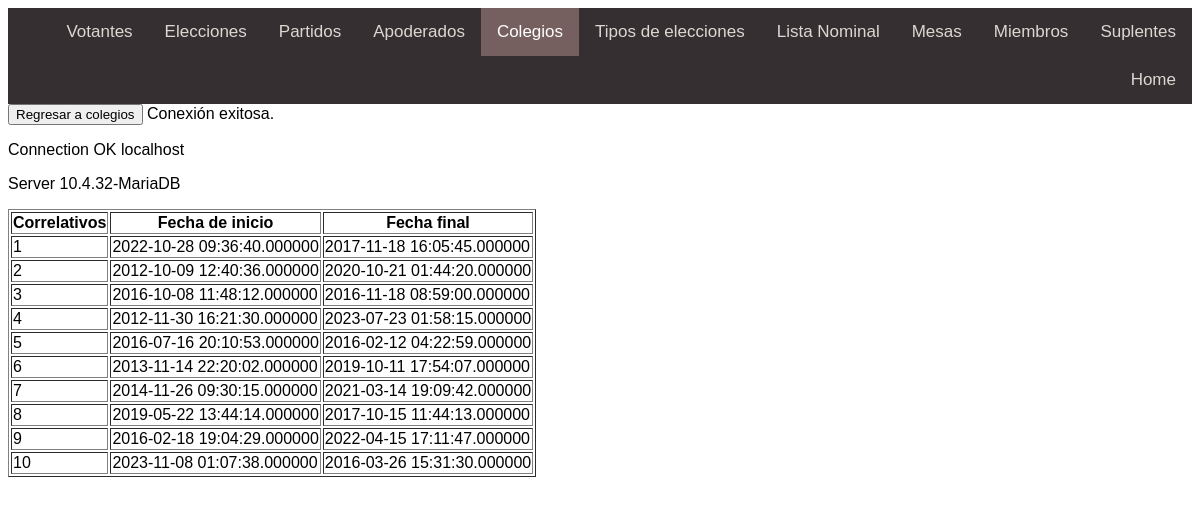
Page /frontend/VerColegios.php on the committed database.
### tables this page shows
CREATE TABLE
IF NOT EXISTS `colegio`
(
  `noCorrelativos` INT
(11) NOT NULL,
  `fechaInicio` TIMESTAMP
(6) NOT NULL,
  `fechaFin` TIMESTAMP
(6) NOT NULL,
  `cantElectores` INT
(11) NULL DEFAULT NULL,
  PRIMARY KEY
(`noCorrelativos`));

### frontend/VerColegios.php (the view, shortened to what this page needs)
<!DOCTYPE html>
<html lang="en" dir="ltr" style="font-family:Arial">
    <link rel="stylesheet" href="style.css">
    <head>
    </head>
    <header>
        <div class="topnav">
            <a href = "Suplente.php">Suplentes</a>
            <a href = "Miembros.php">Miembros</a>
            <a href = "Mesas.php">Mesas</a>
            <a href = "ListaNominal.php">Lista Nominal</a>
            <a href = "TiposdeEleccion.php">Tipos de elecciones</a>
            <a class = "active" href = "Colegio.php">Colegios</a>
            <a href = "Apoderado.php">Apoderados</a>
            <a href = "Partidos.php">Partidos</a>
            <a href = "Elecciones.php">Elecciones</a>
            <a href = "Votantes.php">Votantes</a>
            <a href="home.php">Home</a>
        </div>
    </header>
    <body>
    <button onclick="window.location.href = 'Colegio.php';">Regresar a colegios</button>
    <?php
        $enlace = mysqli_connect("127.0.0.1", "adminphp", "Oreo.1989", "elecciones");
        if ($enlace)
            echo "Conexión exitosa. <br>";
        else
            die("Conexión fallida.");
        $sql = "SELECT noCorrelativos, fechaInicio, fechaFin FROM colegio";
        $result = $enlace->query($sql);
        echo "<table border='1'>
        <tr>
        <th>Correlativos</th>
        <th>Fecha de inicio</th>
        <th>Fecha final</th>
        </tr>";
        if ($result->num_rows > 0) {
        while($row = $result->fetch_assoc()) {
            echo "<tr>";
            echo "<td>" . $row['noCorrelativos'] . "</td>";
            echo "<td>" . $row['fechaInicio'] . "</td>";
            echo "<td>" . $row['fechaFin'] . "</td>";
            echo "</tr>";
        }
        } else {
            echo "0 results";
        }
        echo '<p>Connection OK '. $enlace->host_info.'</p>';
        echo '<p>Server '.$enlace->server_info.'</p>';
    ?>
    </body>
</html>

### frontend/style.css (style rules this page uses)
.topnav { background-color: #362f32; overflow: hidden; }
.topnav a { float: right; color: black; /CAMBIA EL COLOR DE LETRA/ text-align: center; padding: 14px 16px; text-decoration: none; font-size: 17px; color: rgb(219, 216, 210); }
.topnav a.active { background-color: rgb(117, 96, 95); color: white; }

### rows in the picture
colegio: noCorrelativos "1", fechaInicio "2022-10-28 09:36:40.000000", fechaFin "2017-11-18 16:05:45.000000"
colegio: noCorrelativos "2", fechaInicio "2012-10-09 12:40:36.000000", fechaFin "2020-10-21 01:44:20.000000"
colegio: noCorrelativos "3", fechaInicio "2016-10-08 11:48:12.000000", fechaFin "2016-11-18 08:59:00.000000"
colegio: noCorrelativos "4", fechaInicio "2012-11-30 16:21:30.000000", fechaFin "2023-07-23 01:58:15.000000"
colegio: noCorrelativos "5", fechaInicio "2016-07-16 20:10:53.000000", fechaFin "2016-02-12 04:22:59.000000"
colegio: noCorrelativos "6", fechaInicio "2013-11-14 22:20:02.000000", fechaFin "2019-10-11 17:54:07.000000"
colegio: noCorrelativos "7", fechaInicio "2014-11-26 09:30:15.000000", fechaFin "2021-03-14 19:09:42.000000"
colegio: noCorrelativos "8", fechaInicio "2019-05-22 13:44:14.000000", fechaFin "2017-10-15 11:44:13.000000"
colegio: noCorrelativos "9", fechaInicio "2016-02-18 19:04:29.000000", fechaFin "2022-04-15 17:11:47.000000"
colegio: noCorrelativos "10", fechaInicio "2023-11-08 01:07:38.000000", fechaFin "2016-03-26 15:31:30.000000"

### other values in the picture
$enlace->host_info "localhost"
$enlace->server_info "10.4.32-MariaDB"
